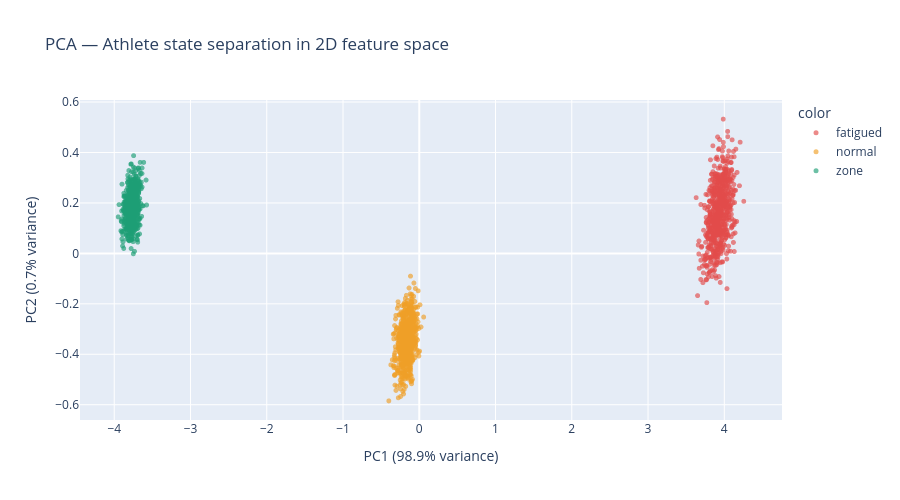

The cell this chart's notebook holds for it:
### Code cell
pca2 = PCA(n_components=2, random_state=42)
X_2d = pca2.fit_transform(X_sc)

fig = px.scatter(
    x=X_2d[:,0], y=X_2d[:,1],
    color=labels,
    color_discrete_map=COLOR_MAP,
    labels={
        "x": f"PC1 ({pca2.explained_variance_ratio_[0]:.1%} variance)",
        "y": f"PC2 ({pca2.explained_variance_ratio_[1]:.1%} variance)"
    },
    title="PCA — Athlete state separation in 2D feature space",
    opacity=0.65
)
fig.update_traces(marker_size=5)
fig.update_layout(height=500)
fig.show()

### Figure 1 — Plotly figure (JSON) as saved in the notebook; plotly's stock layout.template omitted (floating-point values rounded to 4 significant figures; data arrays with more than 128 entries replaced by an {"elided": "..."} marker saying what was removed)
{"data": [{"hovertemplate": "color=fatigued<br>PC1 (98.9% variance)=%{x}<br>PC2 (0.7% variance)=%{y}<extra></extra>", "legendgroup": "fatigued", "marker": {"color": "#E24B4A", "opacity": 0.65, "size": 5, "symbol": "circle"}, "mode": "markers", "name": "fatigued", "showlegend": true, "type": "scattergl", "x": {"elided": "700 float values"}, "xaxis": "x", "y": {"elided": "700 float values"}, "yaxis": "y"}, {"hovertemplate": "color=normal<br>PC1 (98.9% variance)=%{x}<br>PC2 (0.7% variance)=%{y}<extra></extra>", "legendgroup": "normal", "marker": {"color": "#EF9F27", "opacity": 0.65, "size": 5, "symbol": "circle"}, "mode": "markers", "name": "normal", "showlegend": true, "type": "scattergl", "x": {"elided": "700 float values"}, "xaxis": "x", "y": {"elided": "700 float values"}, "yaxis": "y"}, {"hovertemplate": "color=zone<br>PC1 (98.9% variance)=%{x}<br>PC2 (0.7% variance)=%{y}<extra></extra>", "legendgroup": "zone", "marker": {"color": "#1D9E75", "opacity": 0.65, "size": 5, "symbol": "circle"}, "mode": "markers", "name": "zone", "showlegend": true, "type": "scattergl", "x": {"elided": "700 float values"}, "xaxis": "x", "y": {"elided": "700 float values"}, "yaxis": "y"}], "layout": {"height": 500, "legend": {"title": {"text": "color"}, "tracegroupgap": 0}, "title": {"text": "PCA — Athlete state separation in 2D feature space"}, "xaxis": {"anchor": "y", "domain": [0, 1], "title": {"text": "PC1 (98.9% variance)"}}, "yaxis": {"anchor": "x", "domain": [0, 1], "title": {"text": "PC2 (0.7% variance)"}}}}
